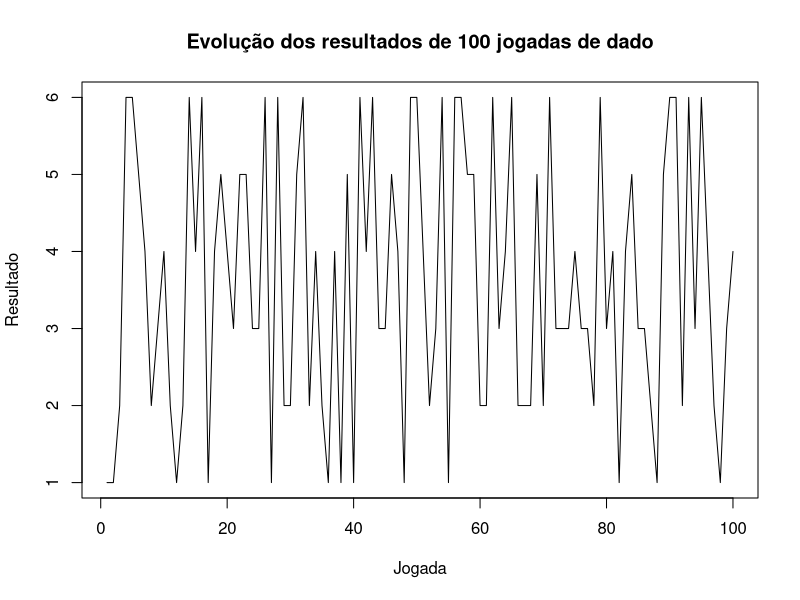
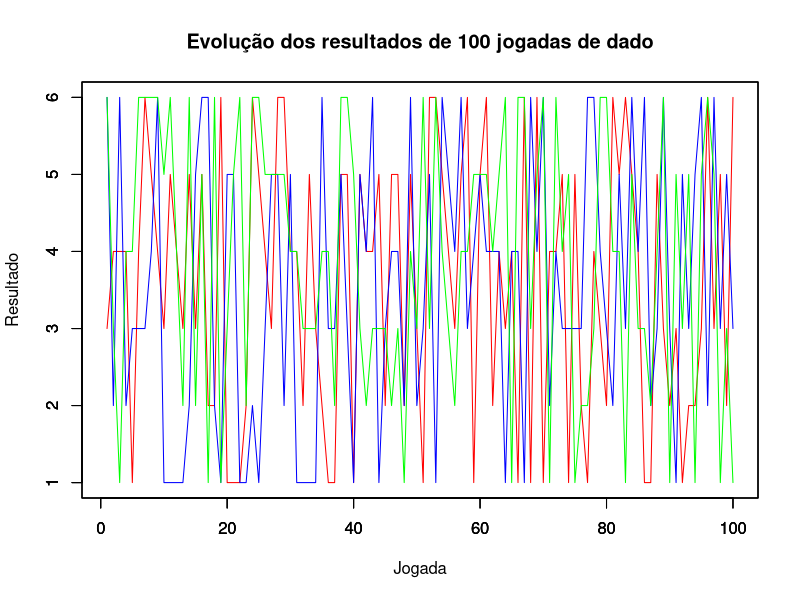

Source code (R) for these figures, in order:
## ---- chunk 1
knitr::opts_chunk$set(echo = TRUE)
## ---- chunk 2
d <- c(1,2,3,4,5,6)
plot(c(1:100),sample(d,100,replace=TRUE), type="l", main="Evolução dos resultados de 100 jogadas de dado", xlab="Jogada", ylab="Resultado")
## ---- chunk 3
d <- c(1,2,3,4,5,6)
plot(c(1:100),sample(d,100,replace=TRUE), type="l", col="red", main="Evolução dos resultados de 100 jogadas de dado", xlab="Jogada", ylab="Resultado")
par(new=TRUE)
plot(c(1:100),sample(d,100,replace=TRUE), type="l", col="blue", xlab="", ylab="")
par(new=TRUE)
plot(c(1:100),sample(d,100,replace=TRUE), type="l", col="green", xlab="", ylab="")
## ---- chunk 4
# Criar lista de caracteres:
c <- c(letters, ' ', '.', ',')
## ---- chunk 5
lista <- sample(c,100,replace=TRUE)
paste(lista, collapse='')
## ---- chunk 6
corpus <- "Houve, uma vez, um camponês que tinha um filho do tamanho de um polegar mas, ao chegar à adolescência, não tinha crescido nem uma linha mais.
Certa vez, em que o camponês se dispunha a sair para o campo e arar a terra, o pimpolho chegou-se a ele e disse:
- Pai, leva-me contigo!
- Queres ir ao campo? - perguntou o pai, - é melhor ficares aqui; lá não ajudas nada e além disso poderias perder-te.
Polegarzinho, então, pôs-se a chorar. Para que não o amolasse mais, o camponês meteu-o no bolso e levou-o consigo. Chegando ao campo, tirou o pequeno do bolso e acomodou-o num sulco recém-aberto, deixando-o lá sentado; nisso veio descendo da montanha um enorme gigante e o pai, apontando-o, disse ao menino, pondo-lhe medo para que ficasse quietinho:
- Estás vendo aquele monstro? Ele vem buscar-te!
Com as longas pernas, o gigante em dois passos chegara junto deles; com dois dedos ergueu delicadamente Polegarzinho, examinou-o bem e, sem proferir palavra, levou-o embora. De tão assustado, o pai ficara imóvel sem abrir a boca, pensando que acabava de perder o filhinho e que jamais o tornaria a ver nesta vida.
Entretanto, o gigante levou o pequeno para casa, mandando a mulher que o amamentasse; graças a isso Polegarzinho cresceu rapidamente, tornando-se grande e forte como os gigantes. Decorridos dois anos, o gigante velho levou-o à floresta, querendo experimentá-lo, e disse:
- Arranca uma varinha para ti.
O rapaz era já tão forte que arrancou da terra uma árvore com raiz e tudo. Mas o gigante não ficou satisfeito e disse:
- Deves fazer coisa melhor.
Voltou com ele para casa e sua mulher amamentou-o por mais dois anos. Na segunda prova, a força do rapaz havia aumentado a ponto de lhe permitir que arrancasse uma velha árvore troncuda. Mas, nem assim, o gigante se satisfez; entregou-o novamente á mulher por mais dois anos ainda, findos os quais levo-o á floresta, dizendo-lhe:
- Arranca uma boa vara que preste!
Dessa vez, o rapaz arrancou um enorme carvalho como se estivesse brincando.
- Bem, - disse o gigante, - agora chega; já estás habilitado.
E levou o rapaz de volta ao campo, onde o havia encontrado. O camponês lá estava empurrando o velho arado. Então o rapaz dirigiu-se a ele, dizendo:
- Olha meu pai, que homenzarrão se tornou teu filho!
O camponês espantou-se e exclamou:
- Não, tu não é o meu filho; nada quero contigo, vai-te embora.
- Sou realmente teu filho! Deixa-me trabalhar, sei arar tão bem ou melhor do que tu.
- Não, não; tu não és meu filho e não sabes arar coisa nenhuma; vai-te embora.
Mas, estando com medo daquele homenzarrão, largou o arado, afastou-se e foi sentar-se à margem do campo. Então o rapaz pegou no arado, segurou-o com uma só mão, mas tão fortemente que o mesmo afundou na terra. Vendo aquilo o camponês não se conteve e gritou:
- Se de fato queres arar, não deves imprimir tanta força, pois só farias um trabalho mal feito.
O rapaz, como resposta, desatrelou os cavalos e posse a puxar sozinho o arado, dizendo:
- Podes voltar para casa, meu pai. Não te esqueças de dizer à minha mãe que prepara um belo caldeirão de comida para o jantar, enquanto isso acabarei de arar o campo.
Voltando para casa, o camponês mandou a mulher preparar o jantar, enquanto o rapaz arava sozinho aquela grande extensão de terra; depois, pegou na grade e num breve lapso de tempo destorroou o campo. Uma vez terminado o trabalho, dirigiu-se a um bosque ali perto, arrancou dois carvalhos, colocou-os às costas, pondo por cima deles as grades, por cima das grades o arado, os cavalos e tudo o mais, e, como se estivesse carregando um feixe de palhas, levou tudo para casa.
Quando chegou no quintal da casa, a mãe não o reconheceu e perguntou;
- Quem é aquele homenzarrão espantoso?
- Ê nosso filho, - respondeu o camponês.
- Não, - disse ela, - não pode ser nosso filho. Jamais tivemos um filho tão grande; o nosso era um tiquinho.
E gritou-lhe da janela:
-Vai-te embora, não te queremos aqui.
O rapaz não respondeu, levou os cavalos para a estrebaria, deu-lhes feno e aveia como era preciso, depois foi para a sala e sentando-se no banco disse:
- Mãe, estou com fome, já está pronta a comida?
A mãe trouxe para a mesa dois pratos enormes e tão cheios, que daria para alimentar o casal durante oito dias. Mas o rapaz devorou tudo sozinho num instante e ainda perguntou se não havia mais.
- Não, isso é tudo o que temos.
- Isso foi apenas a amostra, para mim é preciso muito mais.
Com receio dele a mãe pês no fogo o caldeirão com que fazia comida para os porcos, cheio até transbordar, e, quando a comida ficou pronta, serviu-a.
- Até que enfim chegam mais algumas migalhas! - disse o rapaz. E comeu tudo, mais ainda não era o suficiente para matar-lhe a fome. Então, disse:
- Meu pai, bem vejo que na tua casa nunca conseguirei matar a fome; queres arranjar-me um cajado de ferro, bem forte, que eu não possa quebrá-lo sobre os joelhos? Depois ir-me-ei embora daqui.
O camponês alegrou-se; atrelou os dois cavalos no carro e foi à casa do ferreiro buscar uma barra tão grande e grassa que os cavalos mal apenas podiam transportar. O rapaz pegou-a e, com o joelho, partiu-a pelo meio como se fora uma frágil bengala e atirou-a fora.
Então o pai atrelou quatro cavalos no carro e foi buscar uma barra de ferro tão grossa que os quatro cavalos quase não podiam transportar. E, novamente, o filho partiu-a, com o joelho, em dois pedaços; jogando-a fora, disse:
- Meu pai, isto é pouco; é preciso atrelar mais cavalos e ir buscar uma barra mais forte.
O pai, então, atrelou oito cavalos e foi buscar uma barra tão grossa e forte que os oito cavalos quase não podiam transportar. Quando o filho pegou na mão essa barra, logo quebrou-lhe uma das pontas.
- Vejo, meu pai que não consegues arranjar-me o cajado adequado, portanto não ficarei mais aqui.
Foi-se embora, fazendo-se passar por um ajudante de ferreiro. Assim chegou a uma aldeia onde morava um ferreiro tremendamente avarento, que nunca dava nada a ninguém e tudo queria para si; o rapaz entrou na ferraria perguntando se não necessitavam de um bom ajudante. O ferreiro contemplou-o de alto abaixo, depois disse:
- Sim, estou precisando de um, - e pensava consigo mesmo: Este é um mocetão vigoroso, deve ser capaz de bater o malho com força e ganhar honestamente o pão!
- Quanto queres ganhar? - perguntou-lhe.
- Não quero salário algum. - respondeu o moço; - quero somente que me permitas dar-te, em cada quinzena, quando pagas os outros empregados, dois pontapés para ver se aguentas.
O avarento ficou bem satisfeito com a proposta, achando que economizaria um bom dinheiro.
Na manhã seguinte, o novo ajudante foi encarregado de bater o malho, mas, quando o oficial-ferreiro manejou o ferro incandescente, o rapaz assestou-lhe tal golpe de malho que o reduziu a migalhas e, ainda por cima, enterrou a bigorna no chão, tão profundamente que nunca mais foi possível desenterrá-la. Terrivelmente zangado com isso, o ferreiro disse-lhe:
- Olá, rapaz vejo que não podes servir; és muito desastrado e bates com demasiada violência. Quanto queres por aquele único golpe?
O rapaz respondeu:
- Quero apenas que me deixes dar-te um levíssimo pontapé, e nada mais.
O homem concordou; então, levantando a perna, o rapaz assestou-lhe tamanho pontapé que o outro voou além de quatro carros de feno. Depois escolheu a barra mais forte que encontrou na oficina e, servindo-se dela como de um cajado, foi-se embora.
Andou um pouco, sem direção certa, até que avistou uma granja; foi até lá e perguntou ao administrador se não estava precisando de um feitor.
- Estou, sim - respondeu o outro; - tu me pareces forte e decidido, capaz de fazer bom trabalho. Quanto queres ganhar por ano?
Ele respondeu que não queria salário algum; queria apenas que lhe permitisse dar-lhe três pontapés por ano, mas que os deveria aguentar.
O administrador, que também era um grande avarento, aceitou a proposta. Na manha seguinte, os empregados deviam ir cortar lenha na floresta; já estavam todos levantados e prontos para partir, só o rapaz continuava ainda dormindo. Então, um deles gritou-lhe:
- Ei, levanta, já está na hora, seu preguiçoso! Temos de ir rachar lenha na floresta e tu também tens que vir conosco.
- Podem ir, - grunhiu impaciente o rapaz; - chegarei antes de todos.
Não se conformando, os empregados foram ter com o administrador, queixando-se do feitor que ainda estava na cama e não queria ir com eles. O administrador mandou que o chamassem, novamente, para que fosse atrelar os cavalos; mas o dorminhoco repetiu:
- Podeis ir adiante; sempre chegarei antes de todos.
E continuou a dormir mais umas duas horas e depois levantou-se. Antes de ir trabalhar, ainda foi ao celeiro buscar dois alqueires de ervilha e com elas preparou um excelente mingau. Muito sossegadamente comeu o mingau e depois foi atrelar os cavalos e dirigiu-se para a floresta, mas, pura chegar lá, tinha de passar por um estreito desfiladeiro; fez passar primeiro o carroção, em seguida voltou atrás e arrancando algumas árvores fez com elas uma barricada que impedia a passagem de qualquer cavalo. Depois, foi indo e, quando chegou à floresta, os companheiros já vinham de volta com os carros carregados de lenha. O rapaz tornou a repetir:
- Podeis ir; sempre chegarei antes.
Não se deu ao trabalho de penetrar muito na floresta, arrancou algumas árvores como se fossem gravetos, por aí mesmo, carregou-as no carro e voltou. Ao chegar onde estava a barricada, os companheiros estavam lá sem poder passar, pois a barricada obstruia-lhes o caminho.
- Estais vendo, - disse ele; - se tivésseis ficado comigo chegaríeis todos na mesma hora, com a vantagem de dormir um pouco mais.
Foi tocando os cavalos, mas estes não conseguiram passar; então desceu do carro, desatrelou os cavalos, embarcando-os junto com a lenha, pegou nos varais e, com todo aquele peso, passou com a mesma facilidade como se estivesse puxando um carro de plumas. Transposto o obstáculo, voltou-se e disse aos outros:
- Vistes? Passei mais depressa que todos.
Continuou o caminho tranquilamente, enquanto que os companheiros ficaram lá parados resolvendo os próprios problemas. Entrando no terreiro da casa, o rapaz agarrou uma daquelas árvores enormes com uma só mão e, mostrando-a ao administrador, disse:
- Não é uma boa tora?
O administrador virou-se para a mulher, exclamando:
- Esse camarada é bom mesmo! Embora durma mais do que os outros, ainda assim chega primeiro.
O rapaz trabalhou na granja durante um ano, findo o qual o administrador distribuiu o salário aos outros empregados; - então o rapaz disse que chegara o momento de ajustar também as contas. Mas agora o administrador estava com medo de receber os pontapés convencionados e pediu-lhe, encarecidamente, que o perdoasse. A ter de receber os pontapés, preferia que o rapaz se tornasse administrador e ele simples feitor.
- Não, - respondeu o moço, - não quero ser administrador; sou e continuarei sendo feitor, mas faço questão de executar o que foi combinado.
O administrador propôs dar-lhe tudo o que ele quisesse, mas em vão. O rapaz não quis aceitar coisa alguma. O administrador, não sabendo para que santo apelar, pediu-lhe então que prorrogasse o pagamento por uns quinze dias, para ter tempo de refletir.
O feitor consentiu. Então o administrador reuniu todos os escrivães para que o ajudassem a resolver a questão. Os escrivães meditaram, profundamente, e acabaram concluindo que, com esse feitor ali, ninguém tinha a vida segura, pois ele mataria qualquer pessoa como se fosse minúsculo mosquito. Aconselharam-no a que o mandasse limpar o poço e, quando ele estivesse no fundo fazendo a limpeza, eles aproveitariam para atirar-lhe na cabeça a mó que estava aí porto e assim o perigoso rapaz não voltaria nunca mais a ver a luz do sol!
Tal conselho agradou ao administrador que mandou sem mais demora o rapaz limpar o poço, o qual obedeceu e entrou nele. Enquanto estava lá no fundo trabalhando, os outros rolaram depressa a grande mó deixando-a cair no poço, certos de lhe terem esmigalhado o crânio; mas ele gritou.
- Enxotem as galinhas daí. Elas ficam ciscando perto do poço e me jogam areia nos olhos, cegando-me a vista.
Então o administrador, vendo que as mós não faziam efeito, fingiu tocar as galinhas fazendo: xó, xó.
Terminado o trabalho, o feitor saiu do poço, dizendo:
- Olha que belo colar eu tenho!
Era, simplesmente, a mó que tinha enfiada no pescoço.
Já se esgotara o prazo determinado; então, o rapaz exigiu que fosse efetuado o pagamento, mas o administrador pediu outra prorrogação de quinze dias e convocou nova reunião dos escrivães para que o ajudassem; estes o aconselharam a que mandasse o feitor ao moinho enfeitiçado, durante a noite, para moer o grão, pois era sabido que quem passasse a noite lá não saia vivo.
O administrador achou a ideia ótima e, nessa mesma tarde, deu ordens ao feitor para que levasse oito alqueires de grão ao moinho e o moesse durante a noite, alegando que tinha grande urgência disso.
O feitor obedeceu. Foi ao celeiro, pôs dois alqueires de grão no bolso direito, dois no bolso esquerdo e os outro quatro numa sacola, pendendo metade nas costas e metade na frente; assim carregado foi para o moinho enfeitiçado.
Lá, o moleiro contou-lhe que durante o dia podia moer à vontade, mas à noite era impossível, porque o moinho estava embruxado e quem nele entrasse de noite, de manhã seria encontrado morto. Mas o rapaz disse com otimismo:
- Eu darei um jeito. Quanto a vós, podeis descansar as orelhas no travesseiro e dormir sossegadamente.
Em seguida, entrou no moinho, despejou o grão na canoura e, por volta das onze horas, foi sentar-se no quarto ao lado. Depois de certo tempo que estava aí sentado tranquilamente, abriu-se inopinadamente a porta e por ela foi entrando uma grande mesa, enorme. Depois foi aparecendo sobre a mesa vinhos, assados e muitos outros petiscos deliciosos. As cadeiras achegaram-se sozinhas junto da mesa, mas não viu ninguém sentar-se e, de repente, viu uma porção de dedos manejando facas e garfos e servindo comida nos pratos, sem que aparecesse ninguém.
O rapaz, que estava com uma fome de lobo, vendo toda aquela comida não hesitou, sentou-se junto da mesa e comeu com o maior apetite. Quando acabaram de comer e todos os pratos estavam vazios, apagaram-se as luzes, reinando a maior escuridão. Ouviu alguém chamando-o e, logo depois, recebeu uma forte bofetada em pleno rosto. Então protestou:
- Se isto se repetir, eu também começarei a distribuir bofetadas a torto e a direito.
A segunda bofetada não se fez esperar; então, ele posse a distribuir sopapos com u maior boa vontade do mundo, continuando assim a noite inteira. Não recebeu nenhuma grátis; todas que lhe chegavam recebiam o troco dobrado. E quando, finalmente, raiou o dia, cessou todo aquele pandemônio. Ao levantar-se da cama, o moleiro foi logo para o moinho, querendo saber que fim tinha levado o rapaz e, vendo-o ainda vivo e são, ficou tão espantado que quase caiu de costas.
- Comi tanto e tão bem como nunca na minha vida, - disse-lhe o rapaz. - É verdade que levei uma boa dose de bofetadas, mas também as retribui com gosto.
O moleiro não cabia em si de alegria, pois, com essa façanha, o moinho libertara-se do feitiço e desejou dar-lhe muito dinheiro para recompensá-lo de tudo. Mas o rapaz disse-lhe:
- Não aceito dinheiro, já tenho suficiente.
Em seguida, carregando os sacos de farinha nas costas, voltou para a granja e foi dizer ao administrador que, tendo executado as ordens, vinha cobrar o pagamento antes combinado.
O pobre administrador, diante disso, quase morreu de susto. Completamente desatinado, andava de cá para lá na sala, o suor escorrendo-lhe do rosto. Sentiu necessidade de respirar um pouco de ar fresco e dirigiu-se à janela, abrindo-a de par em par; mas, quando menos o esperava, o feitor assestou-lhe tamanho pontapé que o atirou fora da janela, fazendo-o voar tão longe, tão longe que nunca mais o viram. Feito isto, o feitor disse à mulher do administrador:
- Se ele não voltar, terás que receber em seu lugar o segundo pontapé.
- Não, não, - gritou ela assustada; - eu não aguentaria.
E aproximou-se da janela, porque o suor lhe banhava o rosto. Ele aproveitou a oportunidade e deu-lhe, com força, o segundo pontapé, fazendo-a voar pelos ares, e, sendo ela mais leve que o marido, foi para muito mais longe ainda.
O marido gritou-lhe de onde estava:
- Vem junto de mim!
- Eu não posso, - gritou ela, - vem tu perto de mim!
E assim, librando-se no espaço, lá ficaram sem poder um alcançar o outro.
Se ainda estão lá, não sei; só sei que o jovem gigante pegou no cajado de ferro e continuou a correr mundo."
## ---- chunk 7
# Vetor de Caracteres a partir do corpus
car <- strsplit(corpus, split="")[[1]]
## ---- chunk 8
gera_texto <- function(n) {
  
}
